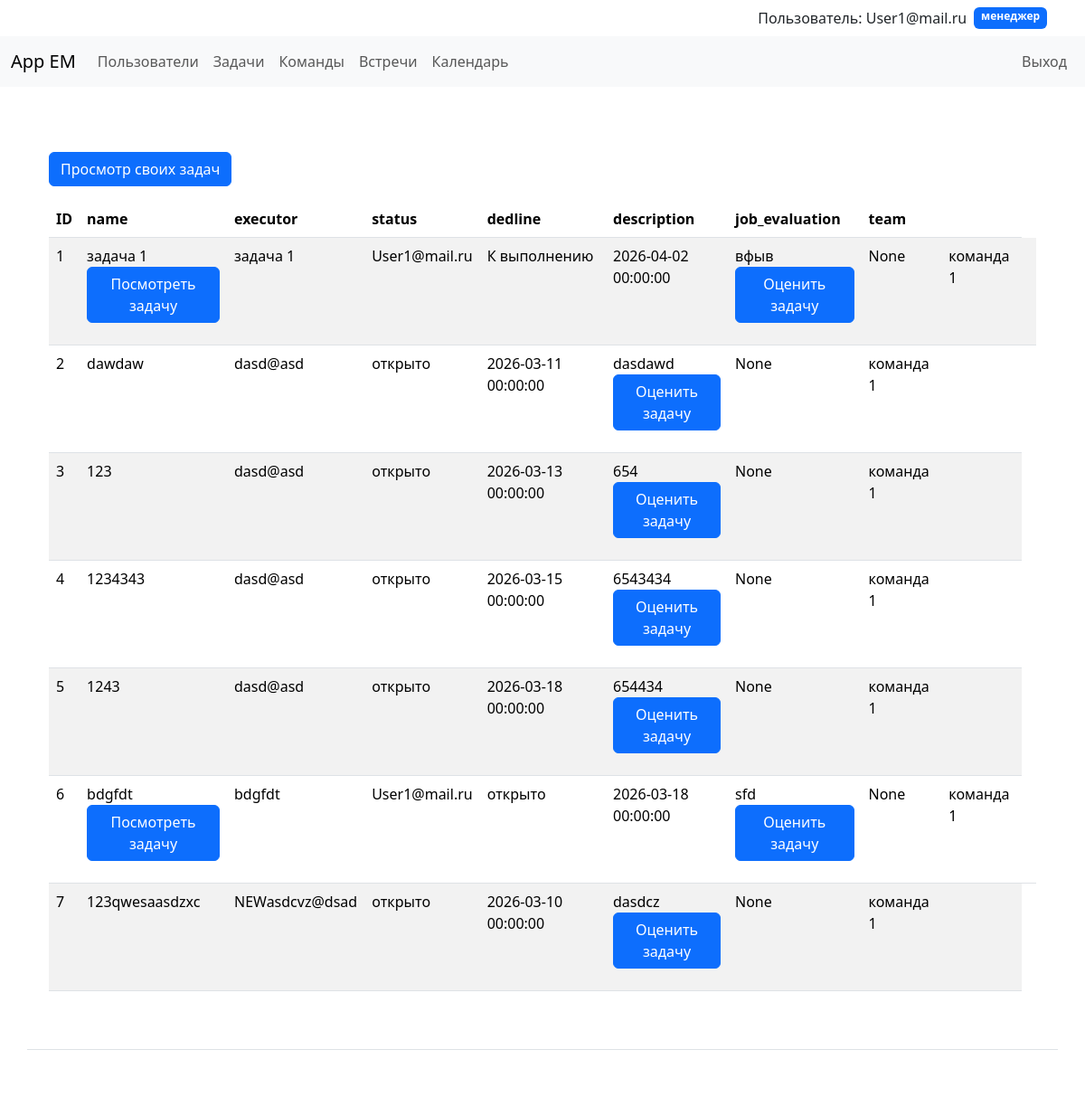
Page /tasks (signed in) on the committed database.
### app/users/models.py (models this page shows)
class UserModel(Base):
    __tablename__ = "users"
    id = Column(Integer, primary_key=True, index=True)
    email = Column(String, unique=True)
    role = Column(String, nullable=True)
    team_id = Column(Integer, ForeignKey("teams.id"), nullable=True)
    team = relationship("TeamModel")
    hash_password = Column(String)
    meetings = relationship(
        "MeetingModel", secondary=meeting_participants, back_populates="participants"
    )
    tasks = relationship("TaskModel")

### app/tasks/models.py (models this page shows)
class TaskModel(Base):
    __tablename__ = "tasks"
    id = Column(Integer, primary_key=True, index=True)
    name = Column(String)
    status = Column(String, default="открыто")
    dedline = Column(DateTime)
    description = Column(String, nullable=True)
    job_evaluation = Column(Integer, nullable=True)
    executor_id = Column(Integer, ForeignKey("users.id"))
    executor = relationship("UserModel")
    team_id = Column(Integer, ForeignKey("teams.id"))
    team = relationship("TeamModel")
    chat = relationship("MessageModel", secondary=chat_messages, back_populates="task")

### app/teams/models.py (models this page shows)
class TeamModel(Base):
    __tablename__ = "teams"
    id = Column(Integer, primary_key=True, index=True)
    name = Column(String, unique=True)

### app/tasks/router.py (the view)
@router.get("/tasks")
async def get_tasks(
    request: Request,
    user_data: UserModel = Depends(get_current_user),
    db: Session = Depends(get_db),
):
    data_tasks = (
        db.query(TaskModel).filter(TaskModel.team_id == user_data.team_id)
        .options(
            selectinload(TaskModel.executor),
            selectinload(TaskModel.team),
            selectinload(TaskModel.chat),
        )
        .all()
    )
    return templates.TemplateResponse(
        request=request,
        name="tasks/tasks.html",
        context={"data_tasks": data_tasks, "current_user": user_data},
    )

### app/templates/tasks/tasks.html (shortened to what this page needs)
{% extends 'base.html' %}
{% block content %}
<div class="container mt-4">
<br>
<a href='/tasks_user' class='btn btn-primary mb-3'>Просмотр своих задач</a>
<table class="table table-striped">
    <thead>
      <tr>
        <th>ID</th>
        <th>name</th>
        <th>executor</th>
        <th>status</th>
        <th>dedline</th>
        <th>description</th>
        <th>job_evaluation</th>
        <th>team</th>
        <th></th>
      </tr>
    </thead>
    <tbody>
      {% for task in data_tasks %}
        <tr>
          <td>{{ task.id }}</td>
          {% if current_user.role == 'админ команды' %}
          <td>{{ task.name }}<br><a href='{{ url_for('get_task_user', task_id=task.id) }}' class='btn btn-primary mb-3'>Посмотреть задачу</a></td>
          {% else %}
            {% if current_user.email == task.executor.email %}
            <td>{{ task.name }}<br><a href="{{ url_for('get_task_user', task_id=task.id) }}" class='btn btn-primary mb-3'>Посмотреть  задачу</a></td>
            {% endif %}
          <td>{{ task.name }}</td>
          {% endif %}
          <td>{{ task.executor.email }}</td>
          <td>{{ task.status }}</td>
          <td>{{ task.dedline }}</td>
          <td>
            {{ task.description }}
            <br>
                <a href="{{ url_for('get_job_evaluation', task_id=task.id) }}" class='btn btn-primary mb-3'>Оценить задачу</a>
          </td>
          <td>{{ task.job_evaluation }}</td>
          <td>{{ task.team.name }}</td>
          <td>
          </td>
        </tr>
      {% endfor %}
    </tbody>
  </table>
</div>
{% endblock %}

### app/templates/base.html (shortened to what this page needs)
<!DOCTYPE html>
<html lang="en">
  <head>
    <link href="https://cdn.jsdelivr.net/npm/bootstrap@5.3.3/dist/css/bootstrap.min.css" rel="stylesheet">
  </head>
  <body class="d-flex flex-column min-vh-100">
{% if current_user.email %}
    <div class="container">
        <div class="d-flex justify-content-end py-2">
            <span class="me-2">Пользователь: {{ current_user.email }}</span>
            <span class="badge bg-primary">{{ current_user.role }}</span>
        </div>
    </div>
{% else %}
    <div class="container">
        <div class="d-flex justify-content-end py-2">
            <p>Пользователь не вошёл в систему.</p>
        </div>
    </div>
{% endif %}
<nav class="navbar navbar-expand-lg navbar-light bg-light">
  <div class="container-fluid">
    <a class="navbar-brand" href="/">App EM</a>
    <div class="collapse navbar-collapse" id="navbarNav">
      <ul class="navbar-nav me-auto mb-2 mb-lg-0">
        <li class="nav-item">
          <a class="nav-link" href="/users/">Пользователи</a>
        </li>
        {% if current_user %}
        <li class="nav-item">
          <a class="nav-link" href="/tasks/">Задачи</a>
        </li>
        <li class="nav-item">
          <a class="nav-link" href="/teams/">Команды</a>
        </li>
        <li class="nav-item">
          <a class="nav-link" href="/meetings/">Встречи</a>
        </li>
        <li class="nav-item">
          <a class="nav-link" href="/user_calendar/">Календарь</a>
        </li>
        {% endif %}
      </ul>
      <ul class="navbar-nav">
        {% if not current_user %}
        <li class="nav-item">
          <a class="nav-link" href="/register-form/">Регистрация</a>
        </li>
        <li class="nav-item">
          <a class="nav-link"; href="/login-form/">Вход</a>
        </li>
        {% else %}
        <li class="nav-item">
          <form action="/logout/" method="post" class="d-flex">
            <button type="submit" class="btn btn-link nav-link">Выход</button>
          </form>
        </li>
        {% endif %}
      </ul>
    </div>
  </div>
</nav>
<div class="container mt-4">
{% block content%}{% endblock %}
</div>
    <footer>
      <div class="container my-5 pt-4 border-top">
      </div>
    </footer>
  </body>
</html>

### rows in the picture
UserModel: email "User1@mail.ru", role "менеджер"
TaskModel: id "1", name "задача 1", executor.email "User1@mail.ru", status "К выполнению", dedline "2026-04-02 00:00:00", description "вфыв", job_evaluation "None", team.name "команда 1"
TaskModel: id "2", name "dawdaw", executor.email "dasd@asd", status "открыто", dedline "2026-03-11 00:00:00", description "dasdawd", job_evaluation "None", team.name "команда 1"
TaskModel: id "3", name "123", executor.email "dasd@asd", status "открыто", dedline "2026-03-13 00:00:00", description "654", job_evaluation "None", team.name "команда 1"
TaskModel: id "4", name "1234343", executor.email "dasd@asd", status "открыто", dedline "2026-03-15 00:00:00", description "6543434", job_evaluation "None", team.name "команда 1"
TaskModel: id "5", name "1243", executor.email "dasd@asd", status "открыто", dedline "2026-03-18 00:00:00", description "654434", job_evaluation "None", team.name "команда 1"
TaskModel: id "6", name "bdgfdt", executor.email "User1@mail.ru", status "открыто", dedline "2026-03-18 00:00:00", description "sfd", job_evaluation "None", team.name "команда 1"
TaskModel: id "7", name "123qwesaasdzxc", executor.email "NEWasdcvz@dsad", status "открыто", dedline "2026-03-10 00:00:00", description "dasdcz", job_evaluation "None", team.name "команда 1"
